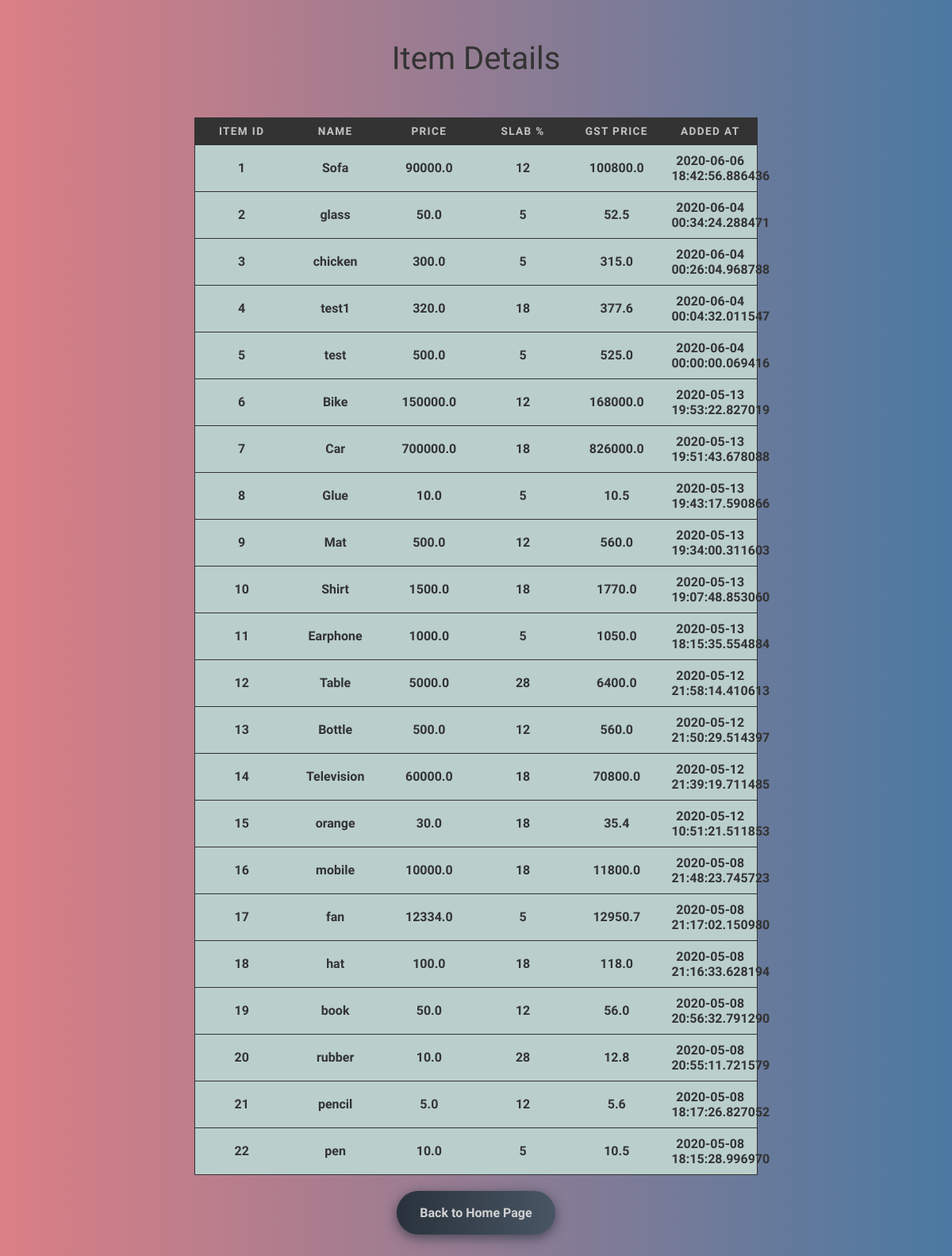
/table, run on an earlier commit of the app's database.
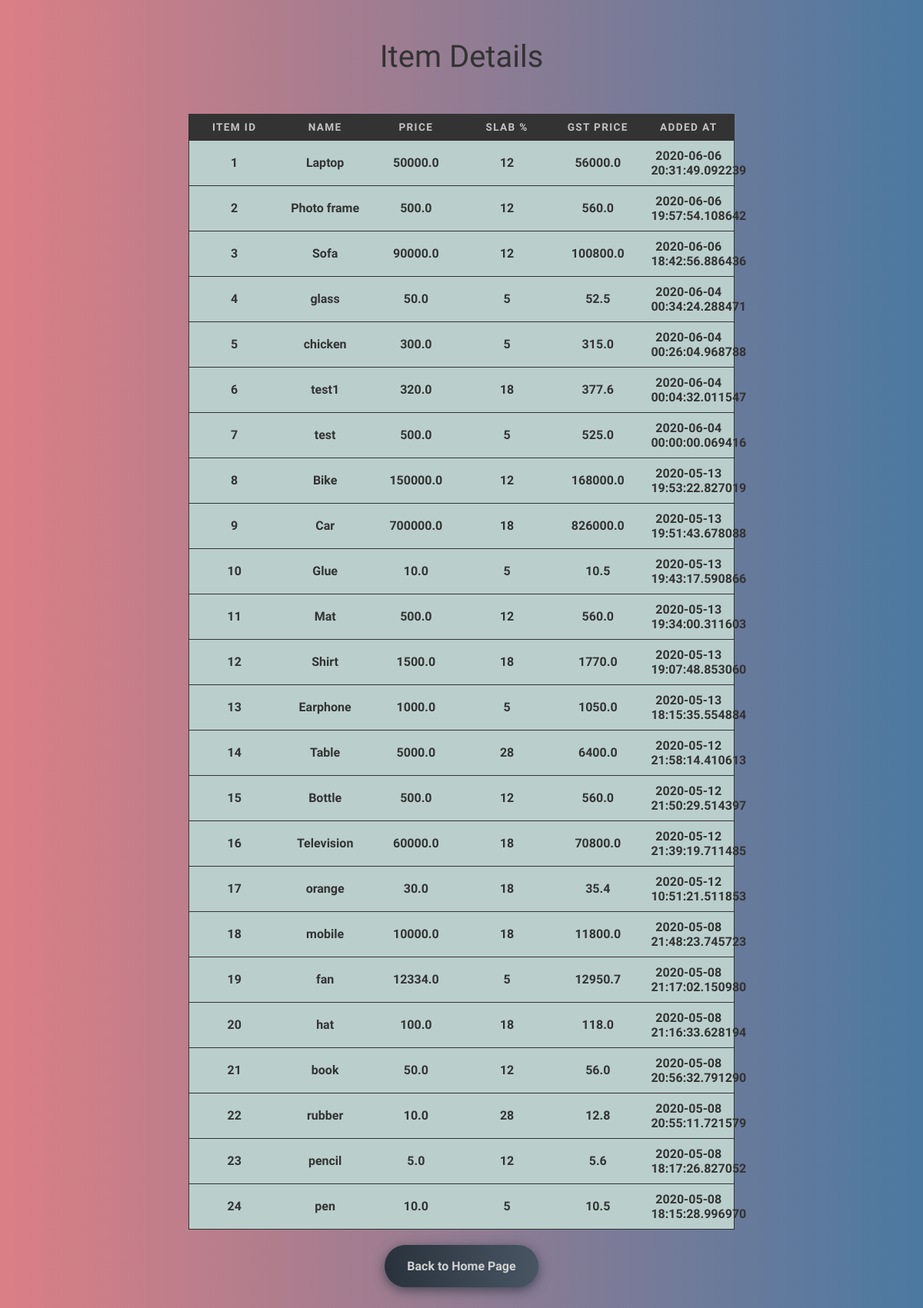
And on a later commit of the database.
### tables this page shows
CREATE TABLE "gst_items" ("ID" INTEGER PRIMARY KEY AUTOINCREMENT NOT NULL, "Item" VARCHAR,"Price" REAL, "Slab" INTEGER, "GST_Price" REAL, "Added_at" TIMESTAMP);

### app.py (the view)
@app.route('/table')
def table():
    con = sql.connect("new_database.db")
    cur = con.cursor()
    cur.execute("SELECT * FROM gst_items ORDER BY ID DESC ")
    output = cur.fetchall()
    return render_template("table.html", output = output)

### templates/table.html (shortened to what this page needs)
<!DOCTYPE html>
<html lang="en">
<head>
    <link rel="stylesheet" type="text/css" href="{{ url_for('static', filename='/css/table.css') }}">
</head>
<body class="overlay" >
    <div><h1 style="text-align:center;padding:2%;font-family:Nova Square;font-size: 40px;color:#333;font-weight: 200;">Item Details</h1></div>
    <div class="center">
      <table >
        <thead>
          <tr class="first" style="text-align:center;font-family:Jura;color:#c3c3c3;">
            <th>Item ID</th>
            <th>Name</th>
            <th>Price</th>
            <th>Slab %</th>
            <th>GST Price</th>
            <th>Added At</th>
          </tr>
        </thead>
        <tbody>
          {% for value in output %}
            <tr style="text-align:center;font-family:Jura;color:#333;font-weight: 600;">
                <td scope="row" data-label="Item ID"> {{ loop.length - (value[0]-1) }}</td>
                <td data-label="Name"> {{ value[1] }}</td>
                <td data-label="Price"> {{ value[2] }}</td>
                <td data-label="Slab %"> {{ value[3] }}</td>
                <td data-label="GST Price"> {{ value[4] }}</td>
                <td data-label="Added At"> {{ value[5] }}</td>
            </tr>
          {% endfor %}
        </tbody>
      </table>
        <div id="back">
            <form action="/">
                <div class="buttons">
                    <input class="btn-hover color-8" style="text-align:center;font-family:Jura;color:#d1d1d1;" type="submit" value="Back to Home Page" />
                </div>
            </form>
        </div>
    </div>
</body>
</html>

### static/css/table.css (style rules this page uses)
.overlay { background: #4B79A1; background: -webkit-linear-gradient(to left, #4B79A1 , #db7f85); background: linear-gradient(to left, #4B79A1 , #db7f85); }
table { border: 1px solid #333; border-collapse: collapse; margin: 0; padding: 0; width: 60%; table-layout: fixed; margin: auto; }
table tr { background-color: #bacfcc; border: 1px solid #333; padding: .35em; }
table th, table td { padding: .625em; text-align: center; }
table th { font-size: .85em; letter-spacing: .1em; text-transform: uppercase; background: #333; }
#back { text-align :center; }
* { -webkit-box-sizing: border-box; -moz-box-sizing: border-box; box-sizing: border-box; }
.buttons { margin: 0%; text-align: center; }
.btn-hover { width: 200px; font-size: 16px; font-weight: 600; color: #fff; cursor: pointer; margin: 20px; height: 55px; text-align:center; border: none; background-size: 300% 100%; border-radius: 50px; moz-transition: all .4s ease-in-out; -o-transition: all .4s ease-in-out; -webkit-transition: all .4s ease-in-out; transition: all .4s ease-in-out; }
.btn-hover.color-8 { background-image: linear-gradient(to right, #29323c, #485563, #2b5876, #4e4376); box-shadow: 0 4px 15px 0 rgba(45, 54, 65, 0.75); }

What changed in the data, as far as the page shows it:
added gst_items: Item "Laptop", Price "50000.0", Slab "12", GST_Price "56000.0", Added_at "2020-06-06 20:31:49.092239"
added gst_items: Item "Photo frame", Price "500.0", Slab "12", GST_Price "560.0", Added_at "2020-06-06 19:57:54.108642"
